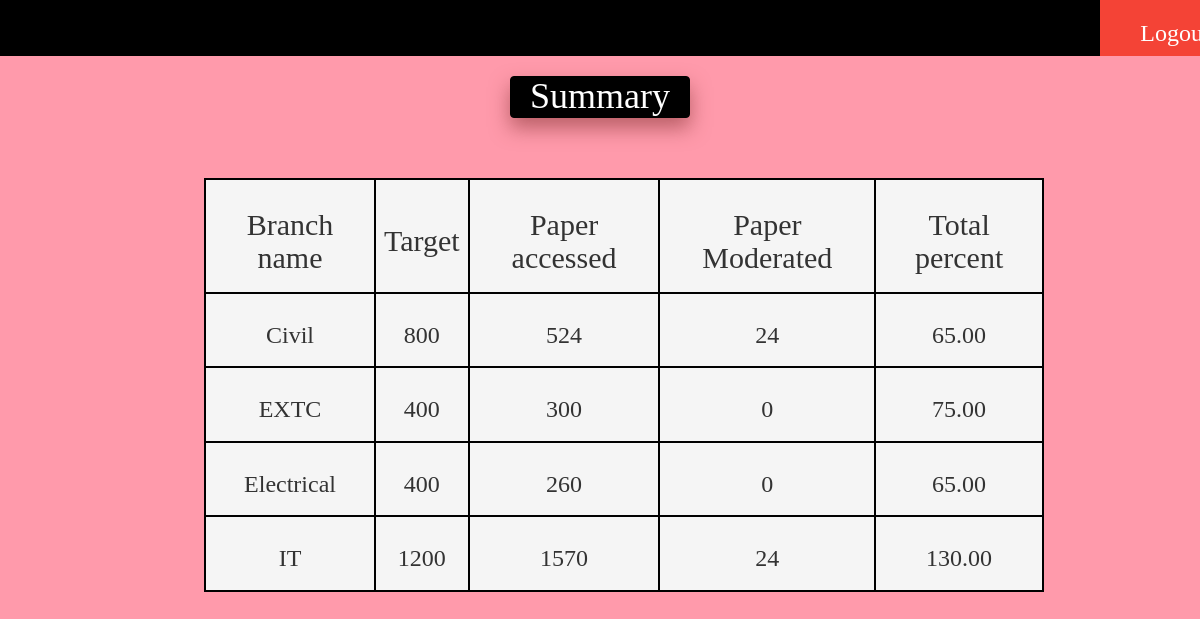
Screenshot of /summary (signed in) with the database file from the repository.
### osm/models.py (models this page shows)
class Info(db.Model):
    id = db.Column(db.Integer, primary_key=True)
    subject = db.Column(db.String(30),nullable=False)
    branch = db.Column(db.String(50),nullable=False)
    semester = db.Column(db.String(10), nullable=False)
    sem_type = db.Column(db.String(15), nullable=False)
    paper_type = db.Column(db.String(10), nullable=False)
    date_accessed = db.Column(db.DateTime , nullable=False, default=datetime.utcnow)
    faculty = db.Column(db.String(50), nullable=False)
    target = db.Column(db.Integer, nullable=False)
    paper_accessed = db.Column(db.Integer, nullable=False)
    paper_moderated = db.Column(db.Integer, default=0)
    percent = db.Column(db.Integer)

### osm/routes.py (the view)
@app.route('/summary')
def summary():
    info = Info.query.with_entities(Info.branch,func.sum(Info.paper_accessed).label('paper'),
                                    func.sum(Info.paper_moderated).label('paper_m'),
                                    func.sum(Info.target).label('Total_Target'),
                                    ((func.sum(Info.paper_accessed)*100)/(func.sum(Info.target))).label('Total_percent')
                                    ).group_by(Info.branch).all()
    return render_template('table.html',info=info)

### osm/models.py (called while the page is built)
@login_manager.user_loader
def load_user(user_id):
    return User.query.get(int(user_id))

### osm/templates/table.html (shortened to what this page needs)
<html>
<head>
<link rel="stylesheet" href="https://maxcdn.bootstrapcdn.com/bootstrap/3.4.1/css/bootstrap.min.css">
</head>
    <body >
        <nav>
            <div class="topnav">
                <div class="topnav-right">
                    {% if current_user.is_authenticated %}
                        <a  href="{{url_for('logout')}}"><h3>Logout</h3></a>
                    {% endif %}
                </div>
            </div>
        </nav>
        {% if current_user.is_authenticated %}
            <h1 align="center">Summary</h1>
            <table>
                <tr>
                    <td><h2>Branch name</h2></td>
                    <td><h2>Target</h2></td>
                    <td><h2>Paper accessed</h2></td>
                    <td><h2>Paper Moderated</h2></td>
                    <td><h2>Total percent</h2></td>
                </tr>
                {% for detail in info%}
                    <tr>
                        <td><h3>{{detail.branch}}</h3></td>
                        <td><h3>{{detail.Total_Target}}</h3></td>
                        <td><h3>{{detail.paper}}</h3></td>
                        <td><h3>{{detail.paper_m}}</h3></td>
                        <td><h3>{{'%0.2f' %detail.Total_percent}}</h3></td>
                    </tr>
                {% endfor %}
            </table>
        {% else %}
            <div class="alert alert-warning">You are Not Logged In. Please Log in to continue</div>
            <div id="button" class="text-center"><a  href="{{url_for('login')}}"><h3>Login</h3></a></div>
        {% endif %}
    </body>
</html>

### osm/templates/table.html (style rules this page uses)
body { background: rgb(255, 154, 171); background-image: url("https://lgana.com/assets/custom/images/poly-bg02.png"); font-family: Montserrat; }
h1 { margin-left: auto; margin-right:auto; margin-bottom: 60px; border:1px solid black; width: 180px; background: black; color: white; border-radius: 4px; box-shadow: 0px 10px 20px 0.1px rgba(129, 47, 47, 0.548); }
table { margin-left: 17%; background: whitesmoke; border: 1px solid black; border-collapse: collapse; width:70%; }
table, td, th { border: 2px solid black; padding: 8px; text-align: center; }
.topnav-right { margin-left:1100px; }
.topnav { background-color:black; overflow: hidden; }
a:link, a:visited { background-color: #f44336; color: white; width: 150px; text-align: center; text-decoration: none; display: inline-block; }

### rows the page displays
Info: branch "EXTC", Total_Target "400", paper "300", paper_m "0", Total_percent "75.00"
Info: branch "Electrical", Total_Target "400", paper "260", paper_m "0", Total_percent "65.00"

### other values shown
{{ detail.branch }} "Civil" "IT"
{{ detail.Total_Target }} "800" "1200"
{{ detail.paper }} "524" "1570"
{{ detail.paper_m }} "24" "24"
{{ '%0.2f' %detail.Total_percent }} "65.00" "130.00"
